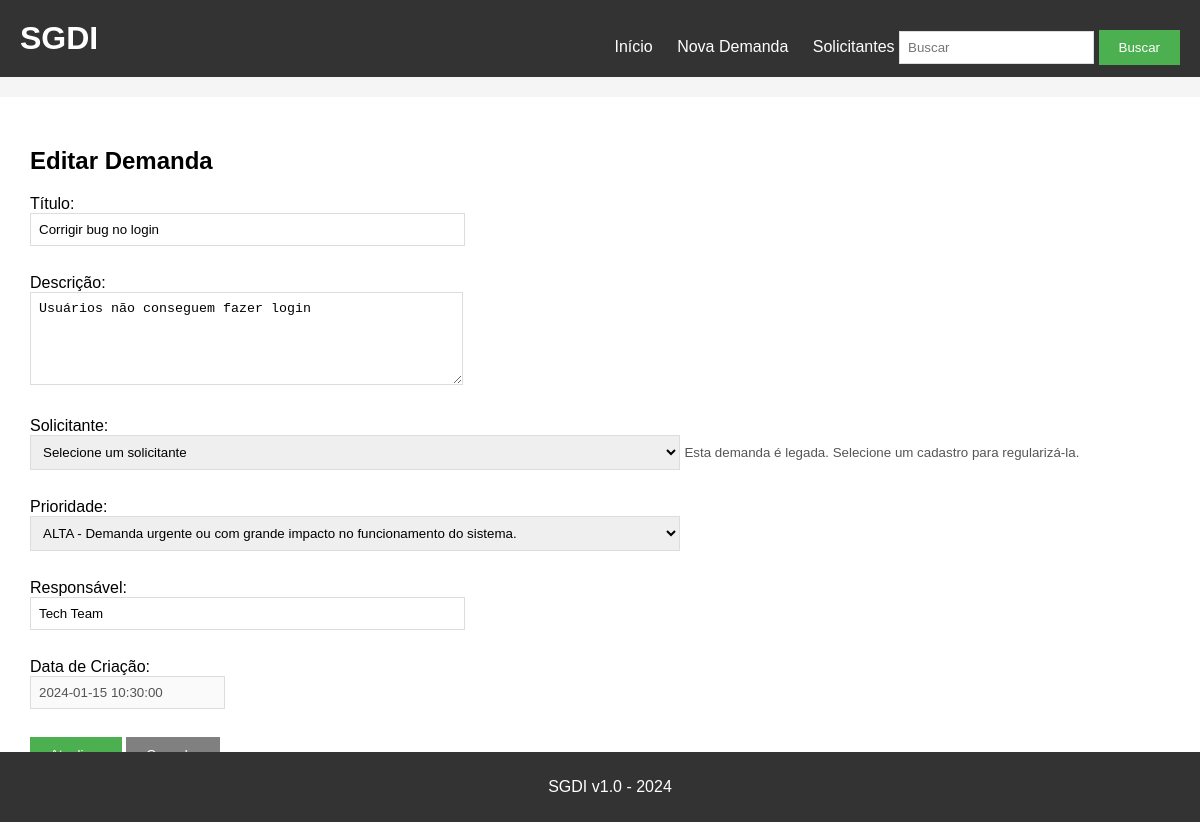
The page /editar/1 on the database its author committed.
### tables this page shows
CREATE TABLE demandas (
    id INTEGER PRIMARY KEY AUTOINCREMENT,
    titulo TEXT NOT NULL,
    descricao TEXT,
    solicitante TEXT NOT NULL,
    data_criacao TEXT NOT NULL,
    prioridade TEXT NOT NULL DEFAULT 'MÉDIA',
    responsavel TEXT NOT NULL
, solicitante_id INTEGER REFERENCES solicitantes(id));

### app.py (the view, shortened to what this page needs)
@app.route('/editar/<int:id>', methods=['GET', 'POST'])
def editar(id):
    conn = get_db()
    ensure_schema(conn)
    demanda = conn.execute('''SELECT d.*, s.nome AS solicitante_nome
        FROM demandas d LEFT JOIN solicitantes s ON s.id = d.solicitante_id
        WHERE d.id=?''', (id,)).fetchone()
    solicitantes = get_solicitantes(conn)
    conn.close()
    return render_template('editar.html', demanda=demanda, solicitantes=solicitantes,
                           solicitante_label=solicitante_label)

### app.py (called while the page is built)
def get_db():
    conn = sqlite3.connect('demandas.db')
    conn.row_factory = sqlite3.Row
    conn.execute('PRAGMA foreign_keys = ON')
    return conn

def ensure_schema(conn):
    conn.execute('''CREATE TABLE IF NOT EXISTS solicitantes (
        id INTEGER PRIMARY KEY AUTOINCREMENT,
        nome TEXT NOT NULL COLLATE NOCASE UNIQUE,
        email TEXT NOT NULL COLLATE NOCASE UNIQUE,
        departamento TEXT NOT NULL
    )''')
    columns = [row['name'] for row in conn.execute('PRAGMA table_info(demandas)')]
    if 'solicitante_id' not in columns:
        conn.execute('ALTER TABLE demandas ADD COLUMN solicitante_id INTEGER REFERENCES solicitantes(id)')
    conn.commit()

def get_solicitantes(conn):
    return conn.execute(
        'SELECT id, nome, email, departamento FROM solicitantes ORDER BY nome'
    ).fetchall()

### templates/editar.html (shortened to what this page needs)
{% extends "base.html" %}
{% block content %}
<h2>Editar Demanda</h2>
<form method="POST" action="/editar/{{ demanda['id'] }}">
<div><label>Título:</label><br><input type="text" name="titulo" value="{{ demanda['titulo'] }}" size="50" required></div><br>
<div><label>Descrição:</label><br><textarea name="descricao" rows="5" cols="50">{{ demanda['descricao'] }}</textarea></div><br>
<div><label>Solicitante:</label><br>
<select name="solicitante_id" required>
<option value="">Selecione um solicitante</option>
</select>
{% if not demanda['solicitante_id'] %}<small>Esta demanda é legada. Selecione um cadastro para regularizá-la.</small>{% endif %}
</div><br>
<div><label>Prioridade:</label><br><select name="prioridade" required>
<option value="ALTA" {% if demanda['prioridade']=='ALTA' %}selected{% endif %}>ALTA - Demanda urgente ou com grande impacto no funcionamento do sistema.</option>
</select></div><br>
<div><label>Responsável:</label><br><input type="text" name="responsavel" value="{{ demanda['responsavel'] }}" size="50" required></div><br>
<div><label>Data de Criação:</label><br><input type="text" value="{{ demanda['data_criacao'] }}" disabled></div><br>
<button type="submit">Atualizar</button> <a href="/"><button type="button">Cancelar</button></a>
</form>
{% endblock %}

### static/style.css (style rules this page uses)
body { font-family: Arial, sans-serif; background-color: #f5f5f5; padding: 0; margin: 0; }
button { background-color: #4CAF50; color: white; padding: 10px 20px; border: none; cursor: pointer; }
button[type="button"] { background-color: #808080; }
form div { margin-bottom: 10px; }
input[type="text"], textarea { padding: 8px; border: 1px solid #ddd; }
textarea { resize: vertical; }
input[type="text"], textarea, select { padding: 8px; border: 1px solid #ddd; max-width: 100%; }
select { width: 100%; max-width: 650px; }
small { color: #555; }

### templates/base.html (style rules this page uses)
body { margin: 0; }

### rows shown on the page
demandas: titulo "Corrigir bug no login", descricao "Usuários não conseguem fazer login", prioridade "ALTA - Demanda urgente ou com grande impacto no funcionamento do sistema.", responsavel "Tech Team", data_criacao "2024-01-15 10:30:00"
